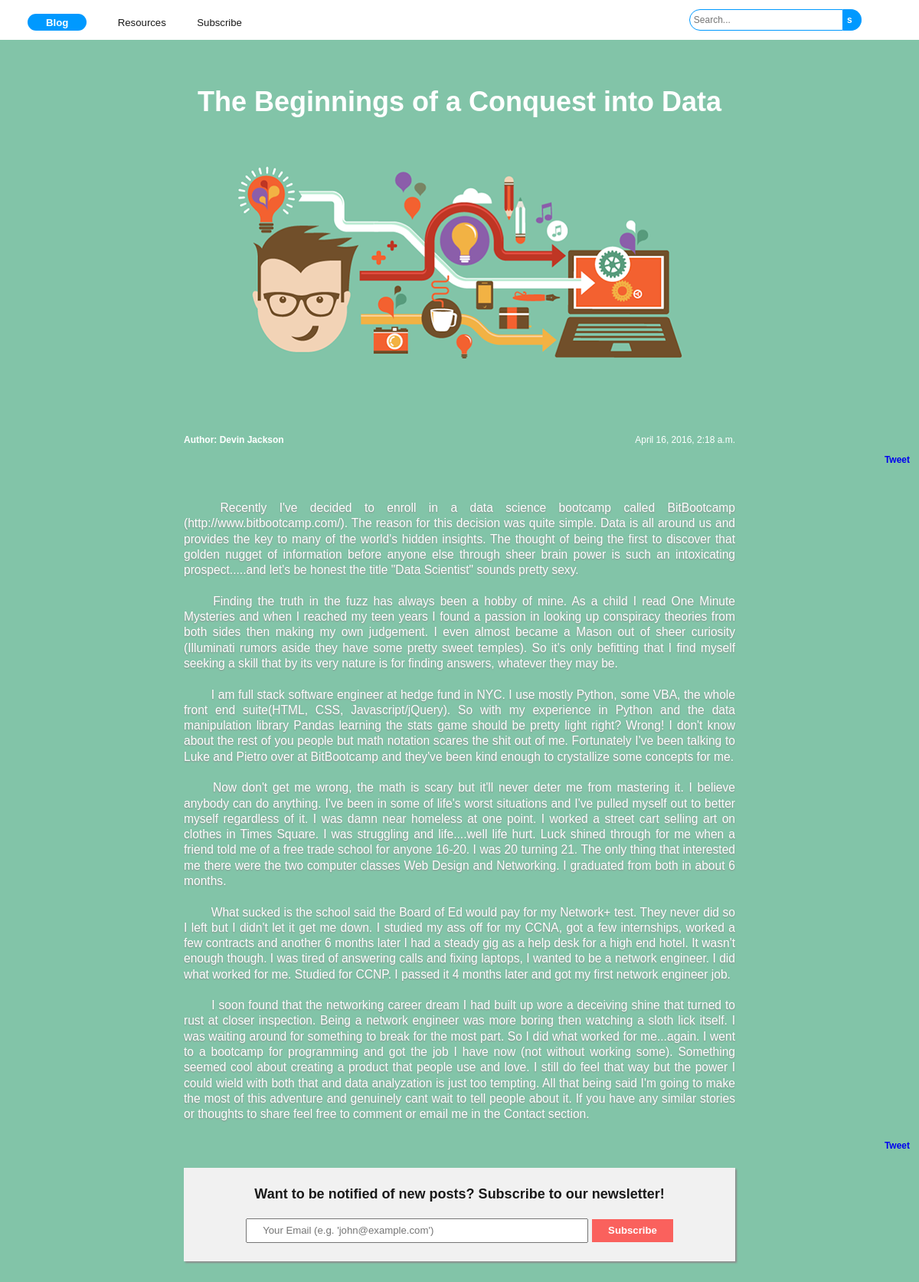
The page /conquest-into-data on the database its author committed.
### articles/models/articles_model.py (models this page shows)
class Article(models.Model):
    id = models.AutoField(primary_key=True)
    title = models.CharField(max_length=256, null=False)
    author = models.CharField(max_length=128, null=False)
    slug = models.SlugField(unique=True)
    content = models.TextField(null=False)
    primary_color = models.CharField(max_length=128, null=True, default='None')
    image = models.ImageField(upload_to='images',default='data.png')
    image_alt = models.CharField(max_length=128, default="image")
    published_date = models.DateTimeField(auto_now_add=True)
    last_saved = models.DateTimeField(auto_now=True)

### articles/views.py (the view)
# urls.py: url(r'^(?P<slug>[-\w]+)', ArticleView.as_view()),
class ArticleView(View):
    template_name = 'article.html'
    def get(self, request, **kwargs):
        print kwargs
        article = Article.objects.get(slug=kwargs['slug'])
        return render(request, self.template_name, {'article':article})

### articles/templates/article.html (shortened to what this page needs)
<!DOCTYPE html>
<html lang="en">
  <head>
    <link href="../static/css/article.css" rel="stylesheet" type="text/css">
  </head>
  <body style="background-color: {{article.primary_color}};">
    <div id="navigation">
      <a href="/" class="navigationLink" id="activeLink">Blog</a>
      <a href="/resources" class="navigationLink">Resources</a>
      <a href="/subscribe" class="navigationLink">Subscribe</a>
      <form method="GET" action="/search" id="searchContainer">
        <input type="text" placeholder="Search..." name="search" id="searchBox">
        <input type="submit" value="s" id="submit">
      </form>
    </div>
    <h1 id="articleTitle">{{article.title}}</h1>
    <img src="media/{{article.image}}" id="articleImage"/>
    <div id="metaContainer">
      <p id="articleAuthor">Author: {{article.author}}</p>
      <p id="articleDate">{{article.published_date}}</p>
    </div>
    <a href="https://twitter.com/share" class="twitter-share-button" data-hashtags="blogpost">Tweet</a>
    <p id="articleContent">{{article.content|safe}}</p>
    <a href="https://twitter.com/share" class="twitter-share-button" data-hashtags="blogpost">Tweet</a>
    <form id="subscribeContainer" method="POST" action="">
      <h1 id="subscribeHeader">Want to be notified of new posts? Subscribe to our newsletter!</h1>
      <input type="text" name="email" id="email" placeholder="Your Email (e.g. 'john@example.com')">
      <input type="submit" value="Subscribe" id="subscribe">
    </form>
  </body>
</html>

### rows shown on the page
Article: title "The Beginnings of a Conquest into Data", image (picture), author "Devin Jackson", published_date "April 16, 2016, 2:18 a.m.", content "Recently I've decided to enroll in a data science bootcamp called BitBootcamp (http://www.bitbootcamp.com/). The reason for this decision was quite simple. Data is all around us and provides the key to many of the world's hidden insights. The thought of being the first to discover that golden nugget of information before anyone else through sheer brain power is such an intoxicating prospect.....and let's be honest the title \"Data Scientist\" sounds pretty sexy. Finding the truth in the fuzz has always been a hobby of mine. As a child I read One Minute Mysteries and when I reached my teen years I found a passion in looking up conspiracy theories from both sides then making my own judgement. I…"
